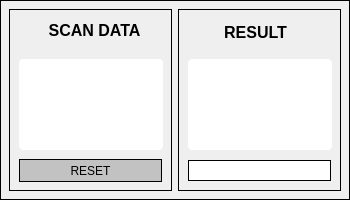
<?xml version="1.0" encoding="UTF-8"?>
<ui version="4.0">
 <class>MainWindow</class>
 <widget class="QMainWindow" name="MainWindow">
  <property name="geometry">
   <rect>
    <x>0</x>
    <y>0</y>
    <width>350</width>
    <height>200</height>
   </rect>
  </property>
  <property name="minimumSize">
   <size>
    <width>350</width>
    <height>200</height>
   </size>
  </property>
  <property name="maximumSize">
   <size>
    <width>350</width>
    <height>200</height>
   </size>
  </property>
  <property name="windowTitle">
   <string>HO-51    ver:1.0.0.47     Login:V3092552</string>
  </property>
  <property name="styleSheet">
   <string notr="true">border: 1px solid #000;</string>
  </property>
  <widget class="QWidget" name="centralwidget">
   <layout class="QHBoxLayout" name="horizontalLayout">
    <item>
     <widget class="QGroupBox" name="groupBox">
      <property name="title">
       <string/>
      </property>
      <widget class="QLabel" name="label">
       <property name="geometry">
        <rect>
         <x>30</x>
         <y>8</y>
         <width>111</width>
         <height>27</height>
        </rect>
       </property>
       <property name="font">
        <font>
         <family>Segoe UI</family>
         <pointsize>12</pointsize>
         <weight>75</weight>
         <bold>true</bold>
        </font>
       </property>
       <property name="styleSheet">
        <string notr="true">border-color: none; font-weight: bold; </string>
       </property>
       <property name="text">
        <string>SCAN DATA</string>
       </property>
       <property name="alignment">
        <set>Qt::AlignCenter</set>
       </property>
      </widget>
      <widget class="QTextEdit" name="txtscan">
       <property name="geometry">
        <rect>
         <x>10</x>
         <y>50</y>
         <width>144</width>
         <height>91</height>
        </rect>
       </property>
       <property name="font">
        <font>
         <family>Segoe UI</family>
         <pointsize>12</pointsize>
        </font>
       </property>
       <property name="styleSheet">
        <string notr="true">border-color: #fff; background-color: #fff; border-radius: 4px;
</string>
       </property>
       <property name="html">
        <string>&lt;!DOCTYPE HTML PUBLIC &quot;-//W3C//DTD HTML 4.0//EN&quot; &quot;http://www.w3.org/TR/REC-html40/strict.dtd&quot;&gt;
&lt;html&gt;&lt;head&gt;&lt;meta name=&quot;qrichtext&quot; content=&quot;1&quot; /&gt;&lt;style type=&quot;text/css&quot;&gt;
p, li { white-space: pre-wrap; }
&lt;/style&gt;&lt;/head&gt;&lt;body style=&quot; font-family:'Segoe UI'; font-size:12pt; font-weight:400; font-style:normal;&quot;&gt;
&lt;p style=&quot;-qt-paragraph-type:empty; margin-top:0px; margin-bottom:0px; margin-left:0px; margin-right:0px; -qt-block-indent:0; text-indent:0px; font-size:14pt;&quot;&gt;&lt;br /&gt;&lt;/p&gt;&lt;/body&gt;&lt;/html&gt;</string>
       </property>
      </widget>
      <widget class="QPushButton" name="reset_btn">
       <property name="geometry">
        <rect>
         <x>10</x>
         <y>150</y>
         <width>143</width>
         <height>23</height>
        </rect>
       </property>
       <property name="styleSheet">
        <string notr="true">background-color: rgb(194, 194, 194)</string>
       </property>
       <property name="text">
        <string>RESET</string>
       </property>
      </widget>
     </widget>
    </item>
    <item>
     <widget class="QGroupBox" name="groupBox_2">
      <property name="title">
       <string/>
      </property>
      <widget class="QLabel" name="label_2">
       <property name="geometry">
        <rect>
         <x>23</x>
         <y>10</y>
         <width>109</width>
         <height>27</height>
        </rect>
       </property>
       <property name="font">
        <font>
         <family>Segoe UI</family>
         <pointsize>12</pointsize>
         <weight>75</weight>
         <bold>true</bold>
        </font>
       </property>
       <property name="styleSheet">
        <string notr="true">border-color: none; font-weight: bold; </string>
       </property>
       <property name="text">
        <string>RESULT</string>
       </property>
       <property name="alignment">
        <set>Qt::AlignCenter</set>
       </property>
      </widget>
      <widget class="QTextEdit" name="ruleresult">
       <property name="geometry">
        <rect>
         <x>10</x>
         <y>50</y>
         <width>144</width>
         <height>91</height>
        </rect>
       </property>
       <property name="font">
        <font>
         <family>Segoe UI</family>
         <pointsize>12</pointsize>
        </font>
       </property>
       <property name="styleSheet">
        <string notr="true">border-color: #fff; background-color: #fff; border-radius: 4px;
</string>
       </property>
      </widget>
      <widget class="QLineEdit" name="lblMoveOUTQTY">
       <property name="geometry">
        <rect>
         <x>10</x>
         <y>151</y>
         <width>143</width>
         <height>21</height>
        </rect>
       </property>
      </widget>
     </widget>
    </item>
   </layout>
  </widget>
 </widget>
 <resources/>
 <connections/>
</ui>
